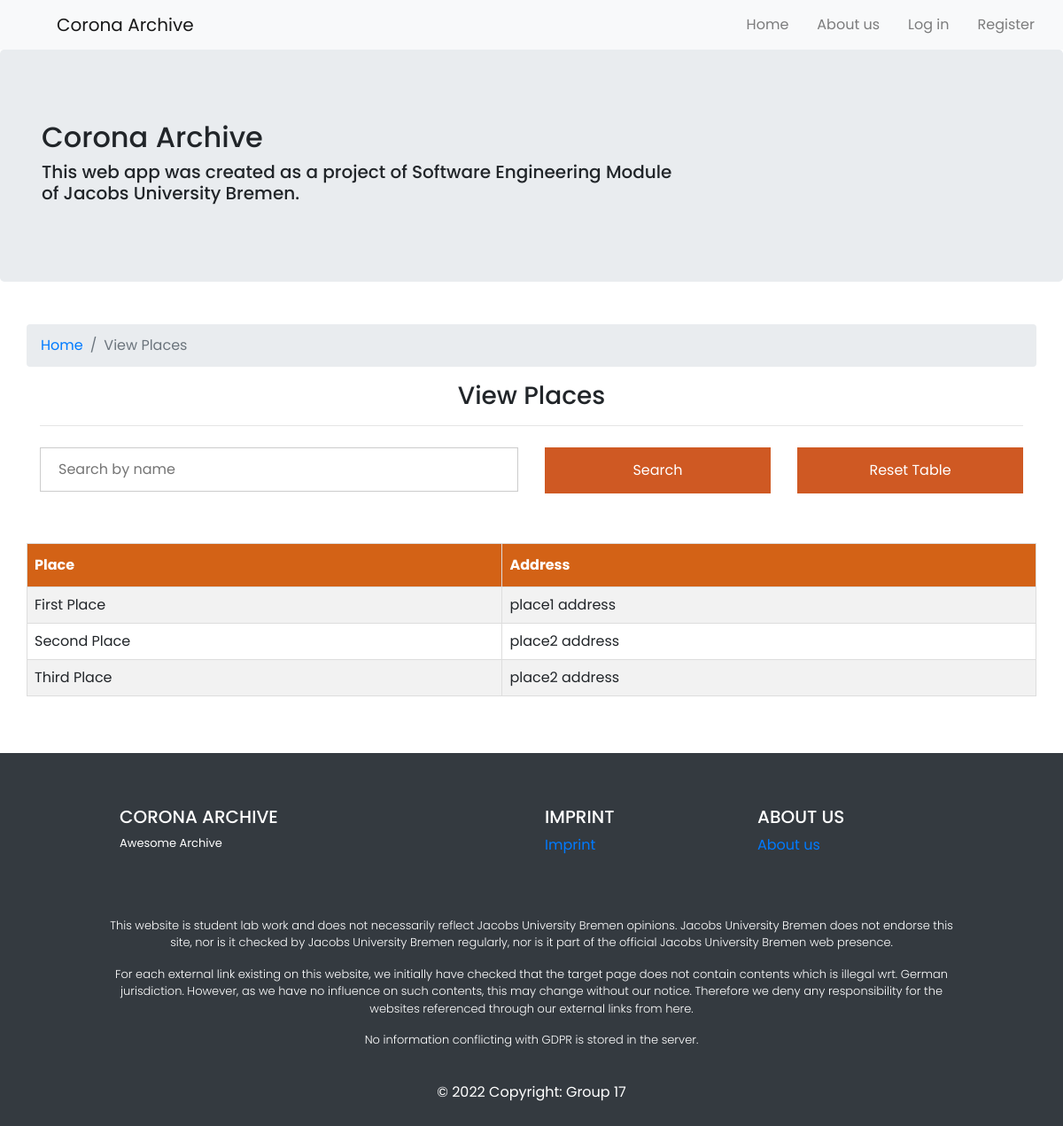
/paths/agency/agency_places.php, run on the app's committed database.
### tables this page shows
CREATE TABLE Places (
    place_id INT PRIMARY KEY AUTO_INCREMENT,
    place_name CHAR(50) UNIQUE NOT NULL,
    place_address CHAR(100) NOT NULL,
    place_email CHAR(100) UNIQUE NOT NULL,
    place_password CHAR(250) NOT NULL,
    QRcode CHAR(100) UNIQUE
);

### paths/agency/agency_places.php (the view, shortened to what this page needs)
<!DOCTYPE html>
<head>
    <link rel="stylesheet" href="/assets/css/table.css">
    <link rel="stylesheet" type="text/css" href="/assets/css/bootstrap.min.css">
    <link rel="stylesheet" type="text/css" href="/assets/css/stylesheet.css">
    <link rel="stylesheet" type="text/css" href="/assets/css/style.css">
    <link rel="stylesheet" type="text/css" href="http://cdn.leafletjs.com/leaflet/v0.7.7/leaflet.css" />
</head>
<body>
    <?php
    require_once "../auth/config.php";
    $result = "SELECT * FROM Places";
    $query = mysqli_query($link, $result);
    ?>
    <?php
    include "../layout/header.php";
    ?>
    <header class="jumbotron">
        <div class="container">
            <div class="row row-header">
                <div class="col-12 col-sm-8">
                    <h2>Corona Archive
                    </h2>
                    <h5>This web app was created as a project of Software Engineering Module of Jacobs University Bremen.</h5>
                </div>
            </div>
        </div>
    </header>
    <div class="container">
        <div class="row">
            <ol class="col-12 breadcrumb">
                <li class="breadcrumb-item"><a href="/paths/agency/agency_dashboard.php">Home</a></li>
                <li class="breadcrumb-item active">View Places</li>
            </ol>
            <div class="col-12">
                <h3>View Places</h3>
                <hr>
            </div>
        </div>
        <form method="POST">
            <div class="row row-content">
                <div class="col-6">
                    <input type="text" id="searchuser" name="searchplace" placeholder="Search by name">
                </div>
                <div class="col-3">
                    <input type="submit" value="Search" id="searchinput" name="submitbtn">
                </div>
                <div class="col-3">
                    <input type="submit" value="Reset Table" id="searchinput" name="resetbtn">
                </div>
            </div>
        </form>
        <div class="row row-content my-5">
            <table id="entity_table">
                <tr>
                    <th>Place</th>
                    <th>Address</th>
                </tr>
                <?php while ($array = mysqli_fetch_array($query)) { ?>
                    <tr>
                        <td> <?php echo $array["place_name"]; ?> </td>
                        <td> <?php echo $array["place_address"]; ?> </td>
                    </tr>
                <?php } ?>
            </table>
        </div>
    </div>
    <?php
    include  "../layout/footer.php";
    ?>
</body>
</html>

### assets/css/table.css (style rules this page uses)
* { margin: 0; padding: 0; }
#entity_table { font-family: Arial, Helvetica, sans-serif; border-collapse: collapse; width: 100%; }
#entity_table td, #entity_table th { border: 1px solid #ddd; padding: 8px; }
#entity_table tr:nth-child(even) { background-color: #f2f2f2; }
#entity_table th { padding-top: 12px; padding-bottom: 12px; text-align: left; background-color: #d36216; color: white; }
input[type=text], input[type=password] { width: 100%; padding: 12px 20px; margin: 8px 0; display: inline-block; border: 1px solid #ccc; box-sizing: border-box; }
input[type=submit] { background-color: #cf5923; color: white; padding: 14px 20px; margin: 8px 0; border: none; cursor: pointer; width: 100%; }
.container { padding: 16px; }
h3 { font-weight: bold; text-align: center; }

### assets/css/stylesheet.css (style rules this page uses)
html, body { height: 100%; margin: 0; padding: 0 }
* { margin: 0; padding: 0; box-sizing: border-box; font-family: "Lato", sans-serif; text-decoration: none; color: unset; }
header { z-index: 1000; }

### assets/css/style.css (style rules this page uses)
* { margin: 0; padding: 0; font-family: "poppins"; }
#entity_table { font-family: Arial, Helvetica, sans-serif; border-collapse: collapse; width: 100%; }
#entity_table td, #entity_table th { border: 1px solid #ddd; padding: 8px; }
#entity_table tr:nth-child(even) { background-color: #f2f2f2; }
#entity_table th { padding-top: 12px; padding-bottom: 12px; text-align: left; background-color: #d36216; color: white; }

### data on the page
places: place_name "First Place", place_address "place1 address"
places: place_name "Second Place", place_address "place2 address"
places: place_name "Third Place", place_address "place2 address"
